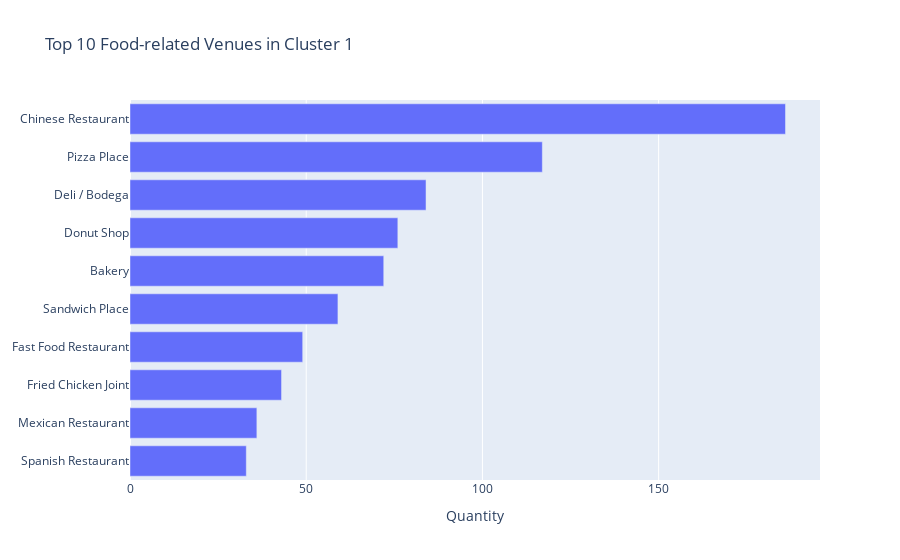

Notebook code for this chart:
### Markdown cell above
Cluster 1

### Code cell
plot_cluster(1)

### Figure 1 — Plotly figure (JSON) as saved in the notebook; plotly's stock layout.template omitted (floating-point values rounded to 4 significant figures)
{"data": [{"orientation": "h", "type": "bar", "x": [33, 36, 43, 49, 59, 72, 76, 84, 117, 186], "y": ["Spanish Restaurant", "Mexican Restaurant", "Fried Chicken Joint", "Fast Food Restaurant", "Sandwich Place", "Bakery", "Donut Shop", "Deli / Bodega", "Pizza Place", "Chinese Restaurant"]}], "layout": {"title": {"text": "Top 10 Food-related Venues in Cluster 1"}, "xaxis": {"title": {"text": "Quantity"}}}}
